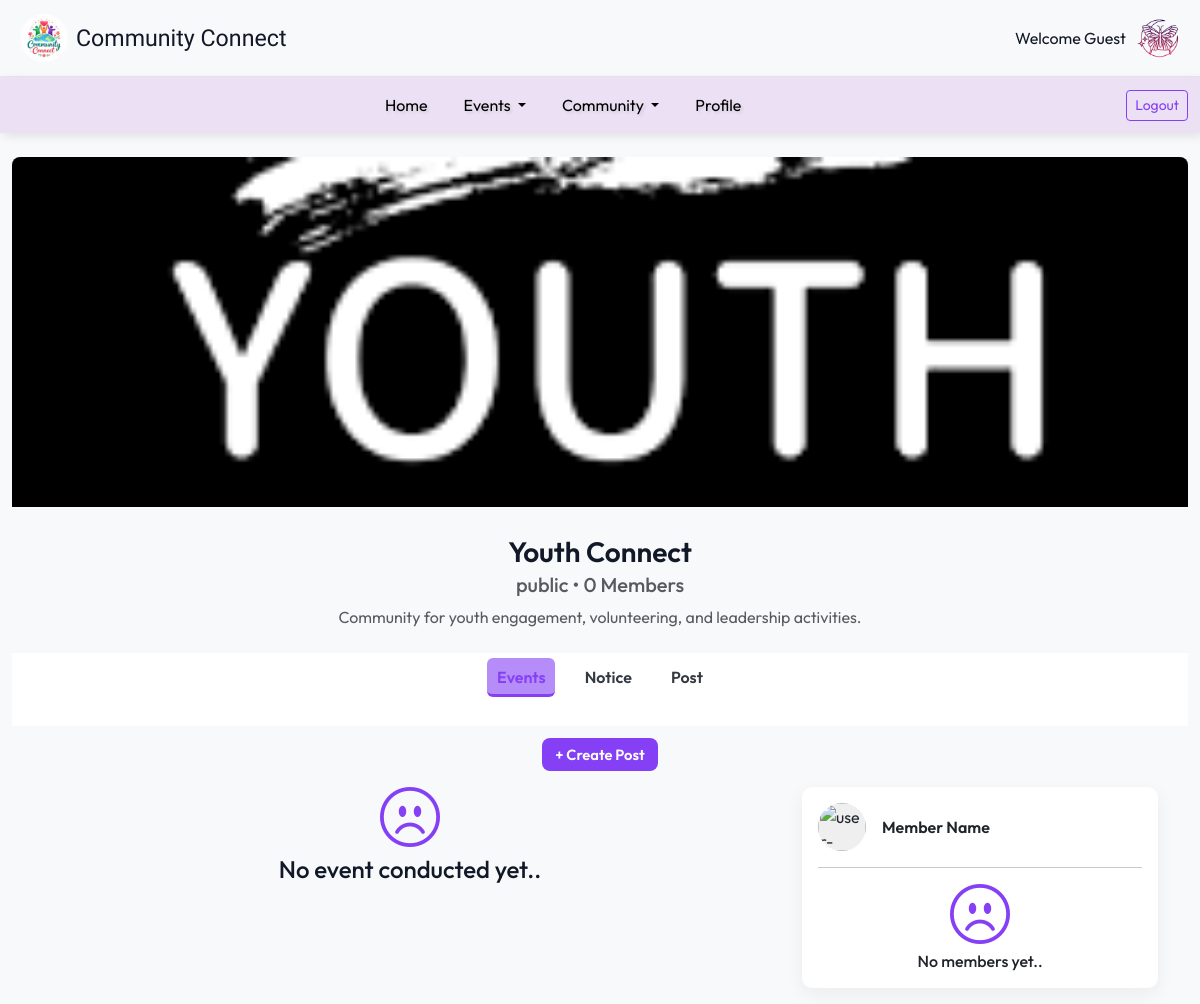
Page /com-Events.php?id=16 on the earlier database version.
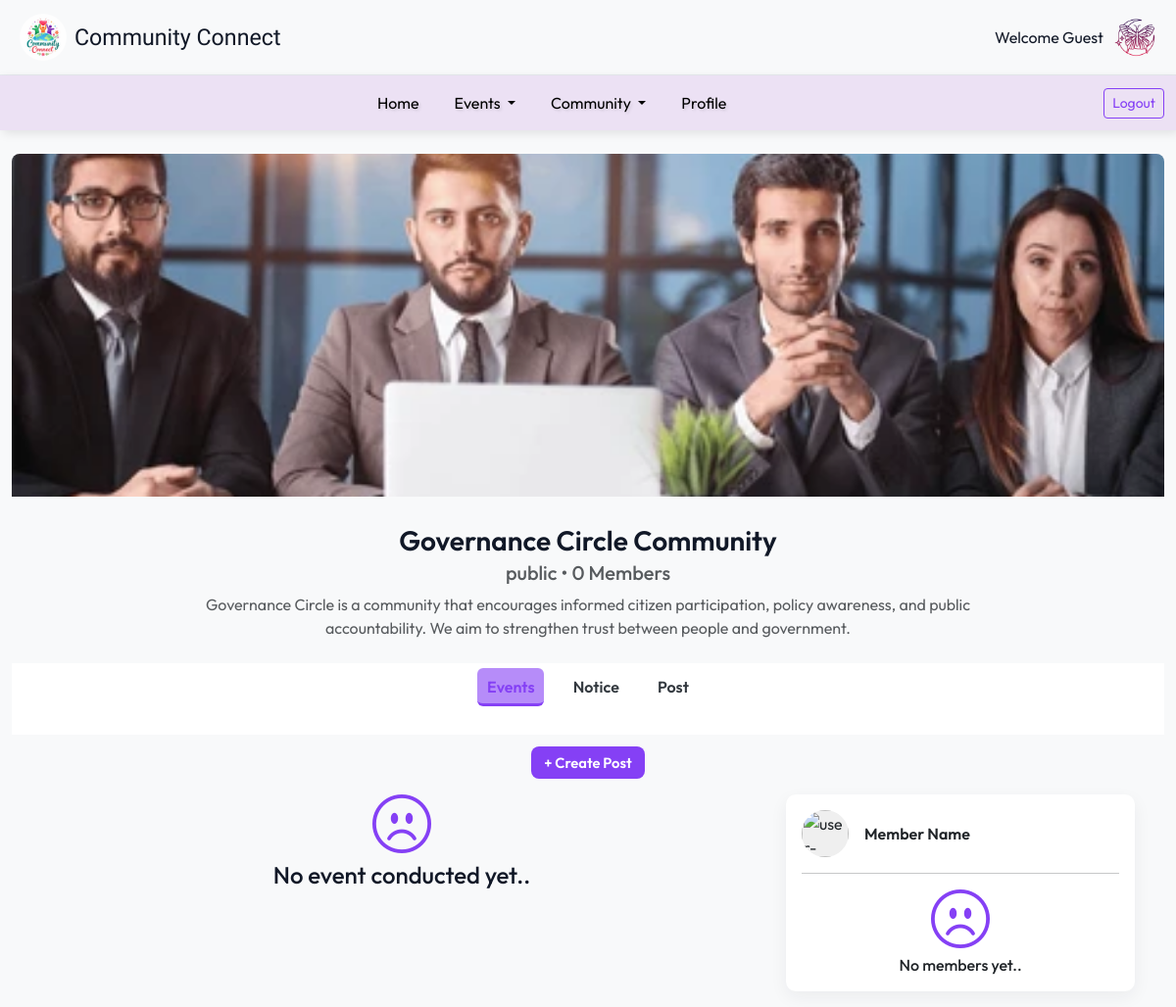
Same page on the later database version.
### tables this page shows
CREATE TABLE `communities` (
  `id` int(11) NOT NULL,
  `community_name` varchar(255) NOT NULL,
  `category` varchar(100) NOT NULL,
  `other_category` varchar(100) DEFAULT NULL,
  `privacy` varchar(100) NOT NULL,
  `image` varchar(255) DEFAULT NULL,
  `district` varchar(100) NOT NULL,
  `about` varchar(300) DEFAULT NULL,
  `created_at` timestamp NOT NULL DEFAULT current_timestamp(),
  `created_by` int(11) NOT NULL
);

### comHead.php (the view, shortened to what this page needs)
<?php
$conn = mysqli_connect("localhost", "root", "", "community_connect");
$community_id = intval($_GET['id']);
$com_query = "
    SELECT * FROM communities
    WHERE id = $community_id
";
$com_res = mysqli_query($conn, $com_query);
$community = mysqli_fetch_assoc($com_res);
?>
<div class="com-banner mt-4 mb-1">
    <img class="com-banner-img" src="<?php echo $community['image']; ?>"
        alt="<?php echo $community['community_name']; ?>">
</div>
<div class="com-head d-flex flex-column align-items-center justify-content-center py-4">
    <h2><?php echo $community['community_name']; ?></h2>
    <h5 class="text-muted"><?php echo $community['privacy']; ?> • 0 Members</h5>
    <p class="text-muted"><?php echo $community['about']; ?></p>
</div>
<nav class="com-nav">
    <ul class="nav com-nav-ul mb-4">
        <li class="nav-item">
            <a class="nav-link <?php if ($active == 'com-Events') echo 'active'; ?>" href="com-Events.php?id=<?= $community['id']; ?>">Events</a>
        </li>
        <li class="nav-item">
            <a class="nav-link <?php if ($active == 'com-Notice') echo 'active'; ?>" href="com-Notice.php?id=<?= $community['id']; ?>">Notice</a>
        </li>
        <li class="nav-item">
            <a class="nav-link" href="com-Post.php?id=<?= $community['id']; ?>" >Post</a>
        </li>
    </ul>
</nav>

Differences in the rows shown:
changed communities "public": image: a different picture; community_name "Youth Connect" → "Governance Circle Community"; about "Community for youth engagement, volunteering, and leadership activities." → "Governance Circle is a community that encourages informed citizen participation, policy awareness, and public accountability. We aim to strengthen trust between people and government."
